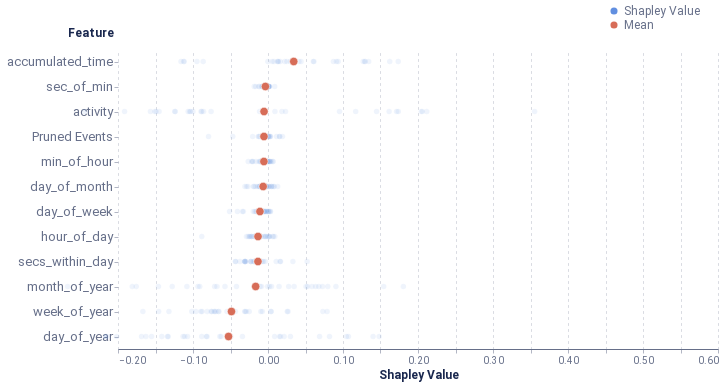

Notebook source saved alongside this figure:
### Code cell
plot_global_feat(global_feat_expl, plot_parameters={'height': 300, 'width': 600}, top_x_feats=15, 
                 plot_features=features_mapping)

### Figure 1 — Vega-Lite specification as saved in the notebook (floating-point values rounded to 4 significant figures; data arrays with more than 128 entries replaced by an {"elided": "..."} marker saying what was removed)
{"config": {"axis": {"domain": true, "domainColor": "#666F89", "grid": false, "gridCap": "round", "gridColor": "#B3B7C4", "gridDash": [2, 4], "gridWidth": 0.5, "labelColor": "#666F89", "labelFont": "Roboto, Arial, sans-serif", "labelPadding": 2, "tickColor": "#666F89", "tickOpacity": 0.5, "tickSize": 4, "titleColor": "#19274E", "titleFont": "Roboto, Arial, sans-serif", "titleFontSize": 12}, "axisBand": {"domain": true, "labelPadding": 4, "ticks": false}, "axisY": {"domain": false, "titleAlign": "left", "titleAngle": 0, "titleX": -20, "titleY": -10}, "legend": {"labelColor": "#666F89", "labelFont": "Roboto, Arial, sans-serif", "labelFontSize": 12, "symbolSize": 40, "titleColor": "#19274E", "titleFont": "Roboto, Arial, sans-serif", "titleFontSize": 12, "titlePadding": 4}, "arc": {"stroke": "#FFFFFF", "strokeWidth": 1}, "bar": {"fill": "#2770EB", "stroke": null}, "line": {"stroke": "#2770EB", "strokeWidth": 2}, "path": {"stroke": "#2770EB", "strokeWidth": 0.5}, "point": {"fill": "#2770EB", "shape": "circle", "filled": true}, "rect": {"fill": "#2770EB"}, "rule": {"stroke": "#666F89"}, "shape": {"stroke": "#2770EB"}, "text": {"color": "#19274E", "font": "Roboto, Arial, sans-serif", "fontSize": 12}, "range": {"category": ["#2770EB", "#77B98A", "#DA5252", "#FFC400", "#A87AEA", "#00A39E", "#19274E"], "diverging": ["#006360", "#2BB3AE", "#96D9D7", "#FFFFFF", "#EDAAAA", "#DA5252", "#811D1D"], "heatmap": ["#18448F", "#1B4EA5", "#2770EB", "#4C88EE", "#82ACF3", "#A6C4F7", "#E9F1FD"], "ramp": ["#18448F", "#1B4EA5", "#2770EB", "#4C88EE", "#82ACF3", "#A6C4F7", "#E9F1FD"]}, "background": "#FFFFFF", "group": {"fill": "#FFFFFF"}, "header": {"labelColor": "#19274E", "labelFont": "Roboto, Arial, sans-serif", "labelFontSize": 12, "titleColor": "#19274E", "titleFont": "Roboto, Arial, sans-serif", "titleFontSize": 16}, "title": {"anchor": "start", "color": "#19274E", "font": "Roboto, Arial, sans-serif", "fontSize": 20, "fontWeight": "bold", "offset": 20, "subtitleColor": "#19274E", "subtitleFontSize": 16}, "view": {"continuousHeight": 300, "continuousWidth": 400, "stroke": "transparent"}}, "vconcat": [{"mark": {"type": "point", "stroke": "white", "strokeWidth": 0.6}, "encoding": {"color": {"field": "type", "legend": {"fillColor": "white", "orient": "bottom-right", "symbolSize": 50, "symbolStrokeWidth": 0, "title": null}, "scale": {"domain": ["Shapley Value", "Mean"], "range": ["#618FE0", "#d76d58"]}, "type": "nominal"}, "opacity": {"condition": {"value": 1.0, "test": "(datum.type === 'Mean')"}, "value": 0.1}, "size": {"condition": {"value": 70, "test": "(datum.type === 'Mean')"}, "value": 30}, "x": {"axis": {"grid": true, "title": "Shapley Value"}, "field": "Shapley Value", "scale": {"domain": [-0.2, 0.6]}, "type": "quantitative"}, "y": {"axis": {"labelFontSize": 13, "titleX": -51}, "field": "Feature", "sort": ["accumulated_time", "sec_of_min", "activity", "Pruned Events", "min_of_hour", "day_of_month", "day_of_week", "hour_of_day", "secs_within_day", "month_of_year", "week_of_year", "day_of_year"], "type": "ordinal"}}, "height": 300, "width": 600}], "data": {"name": "data-40b102d3c83b7b028afced8b5d87ea5d"}, "$schema": "https://vega.github.io/schema/vega-lite/v4.17.0.json", "datasets": {"data-40b102d3c83b7b028afced8b5d87ea5d": {"elided": "372 records"}}}
